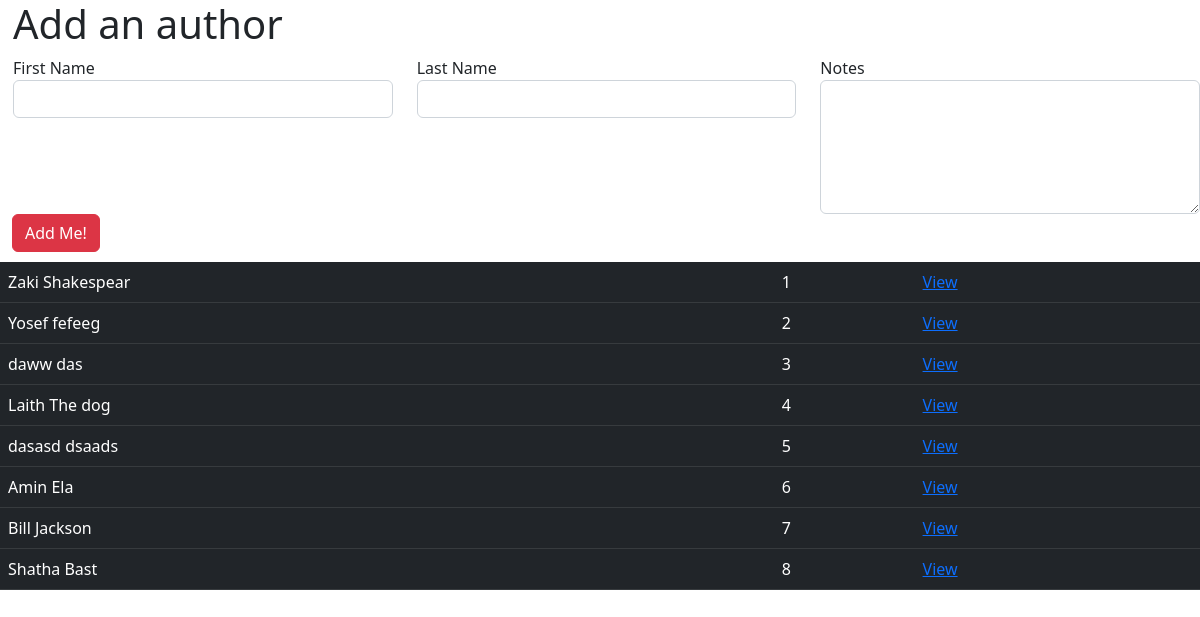
Page /authors on the earlier database version.
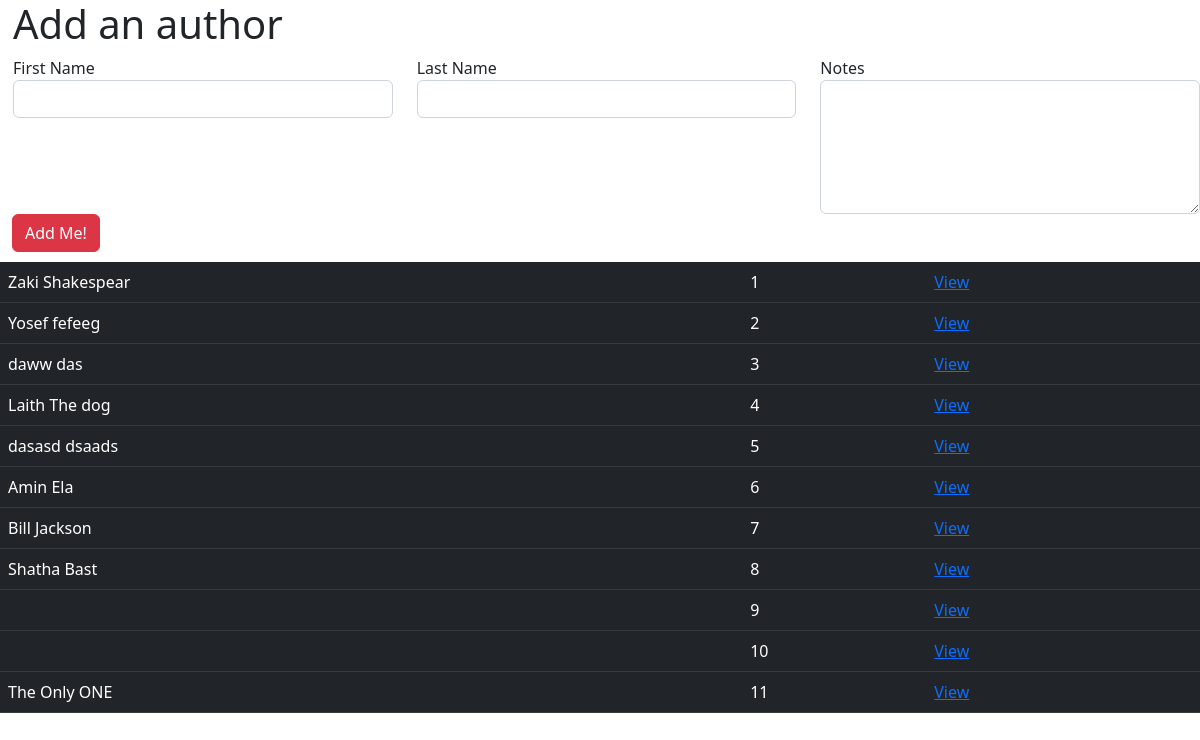
Same page on the later database version.
### myAuthorsApp/models.py (models this page shows)
class Author(models.Model):
	firstname = models.CharField(max_length=255)
	lastname = models.CharField(max_length=255)
	notes = models.TextField(null = True)
	books = models.ManyToManyField(Book, related_name="authors")
	created_at = models.DateTimeField(auto_now_add=True)
	updated_at = models.DateTimeField(auto_now=True)

### myAuthorsApp/views.py (the view)
# urls.py: path('authors',views.authors)
def authors(request):
    context = {
        'authors': Author.objects.all()
    }
    return render(request, 'authors.html', context)

### myAuthorsApp/templates/authors.html (shortened to what this page needs)
<!DOCTYPE html>
<html lang="en">
<head>
    <link href="https://cdn.jsdelivr.net/npm/bootstrap@5.2.1/dist/css/bootstrap.min.css" rel="stylesheet">
</head>
<body>
    <form action="/add_author" method="POST">
        <div style="margin-left: 1px;" class="row">
        <h1>Add an author</h1>
        <div class="col">First Name<input class="form-control" type="text" name="firstname"></div>
        <div class="col">Last Name<input class="form-control" type="text" name="lastname"></div>
        <div class="col">Notes<textarea class="form-control" name="notes" cols="40" rows="5"></textarea></div>
        </div>
        <input style="margin-left: 1%;" class="btn btn-danger" type="submit" value="Add Me!">
    </form>
    <table style="margin-top: 10px;" class="table table-dark">
        {% for author in authors %}
        <tr>
         <td>{{author.firstname}} {{author.lastname}}</td><td>{{author.id}}</td><td><a href="/authors/{{author.id}}">View</a></td>
        </tr>
        {%endfor%}
    </table>
</body>
</html>

Differences in the rows shown:
added Author: id "9"
added Author: id "10"
added Author: firstname "The Only", lastname "ONE", id "11"
